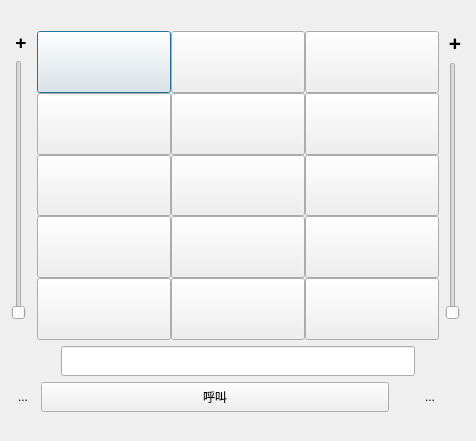
<?xml version="1.0" encoding="UTF-8"?>
<ui version="4.0">
 <class>keyboard</class>
 <widget class="QDialog" name="keyboard">
  <property name="geometry">
   <rect>
    <x>0</x>
    <y>0</y>
    <width>476</width>
    <height>441</height>
   </rect>
  </property>
  <property name="minimumSize">
   <size>
    <width>476</width>
    <height>441</height>
   </size>
  </property>
  <property name="maximumSize">
   <size>
    <width>476</width>
    <height>441</height>
   </size>
  </property>
  <property name="windowTitle">
   <string/>
  </property>
  <layout class="QVBoxLayout" name="verticalLayout_5">
   <property name="spacing">
    <number>6</number>
   </property>
   <property name="bottomMargin">
    <number>9</number>
   </property>
   <item>
    <widget class="QLabel" name="labelCallName">
     <property name="text">
      <string/>
     </property>
    </widget>
   </item>
   <item>
    <layout class="QVBoxLayout" name="verticalLayout_4">
     <item>
      <layout class="QHBoxLayout" name="horizontalLayout_5">
       <item>
        <layout class="QVBoxLayout" name="verticalLayout_2">
         <item>
          <widget class="QLabel" name="label">
           <property name="sizePolicy">
            <sizepolicy hsizetype="Fixed" vsizetype="Preferred">
             <horstretch>0</horstretch>
             <verstretch>0</verstretch>
            </sizepolicy>
           </property>
           <property name="minimumSize">
            <size>
             <width>20</width>
             <height>0</height>
            </size>
           </property>
           <property name="text">
            <string>&lt;html&gt;&lt;head/&gt;&lt;body&gt;&lt;p align=&quot;center&quot;&gt;&lt;span style=&quot; font-size:14pt; font-weight:600;&quot;&gt;+&lt;/span&gt;&lt;/p&gt;&lt;/body&gt;&lt;/html&gt;</string>
           </property>
          </widget>
         </item>
         <item>
          <widget class="QSlider" name="verticalSlider_2">
           <property name="sizePolicy">
            <sizepolicy hsizetype="Fixed" vsizetype="Expanding">
             <horstretch>0</horstretch>
             <verstretch>0</verstretch>
            </sizepolicy>
           </property>
           <property name="orientation">
            <enum>Qt::Vertical</enum>
           </property>
          </widget>
         </item>
         <item>
          <widget class="QLabel" name="labelinDevSound">
           <property name="sizePolicy">
            <sizepolicy hsizetype="Fixed" vsizetype="Preferred">
             <horstretch>0</horstretch>
             <verstretch>0</verstretch>
            </sizepolicy>
           </property>
           <property name="frameShape">
            <enum>QFrame::NoFrame</enum>
           </property>
           <property name="text">
            <string/>
           </property>
           <property name="textFormat">
            <enum>Qt::RichText</enum>
           </property>
           <property name="pixmap">
            <pixmap resource="image1.qrc">:/image/dial/microphone.png</pixmap>
           </property>
           <property name="scaledContents">
            <bool>false</bool>
           </property>
           <property name="alignment">
            <set>Qt::AlignCenter</set>
           </property>
          </widget>
         </item>
        </layout>
       </item>
       <item>
        <layout class="QVBoxLayout" name="verticalLayout">
         <property name="spacing">
          <number>0</number>
         </property>
         <property name="bottomMargin">
          <number>0</number>
         </property>
         <item>
          <layout class="QHBoxLayout" name="horizontalLayout">
           <property name="spacing">
            <number>0</number>
           </property>
           <property name="sizeConstraint">
            <enum>QLayout::SetDefaultConstraint</enum>
           </property>
           <item>
            <widget class="QPushButton" name="pushButton1">
             <property name="sizePolicy">
              <sizepolicy hsizetype="Minimum" vsizetype="Fixed">
               <horstretch>0</horstretch>
               <verstretch>0</verstretch>
              </sizepolicy>
             </property>
             <property name="maximumSize">
              <size>
               <width>16777215</width>
               <height>16666666</height>
              </size>
             </property>
             <property name="baseSize">
              <size>
               <width>0</width>
               <height>0</height>
              </size>
             </property>
             <property name="text">
              <string/>
             </property>
             <property name="icon">
              <iconset resource="image1.qrc">
               <normaloff>:/image/dial/1.png</normaloff>:/image/dial/1.png</iconset>
             </property>
             <property name="iconSize">
              <size>
               <width>118</width>
               <height>60</height>
              </size>
             </property>
             <property name="autoDefault">
              <bool>true</bool>
             </property>
             <property name="default">
              <bool>false</bool>
             </property>
             <property name="flat">
              <bool>false</bool>
             </property>
            </widget>
           </item>
           <item>
            <widget class="QPushButton" name="pushButton2">
             <property name="sizePolicy">
              <sizepolicy hsizetype="Minimum" vsizetype="Fixed">
               <horstretch>0</horstretch>
               <verstretch>0</verstretch>
              </sizepolicy>
             </property>
             <property name="maximumSize">
              <size>
               <width>16777215</width>
               <height>1666666</height>
              </size>
             </property>
             <property name="text">
              <string/>
             </property>
             <property name="icon">
              <iconset resource="image1.qrc">
               <normaloff>:/image/dial/2.png</normaloff>:/image/dial/2.png</iconset>
             </property>
             <property name="iconSize">
              <size>
               <width>118</width>
               <height>60</height>
              </size>
             </property>
            </widget>
           </item>
           <item>
            <widget class="QPushButton" name="pushButton3">
             <property name="sizePolicy">
              <sizepolicy hsizetype="Minimum" vsizetype="Fixed">
               <horstretch>0</horstretch>
               <verstretch>0</verstretch>
              </sizepolicy>
             </property>
             <property name="maximumSize">
              <size>
               <width>16777215</width>
               <height>1666666</height>
              </size>
             </property>
             <property name="text">
              <string/>
             </property>
             <property name="icon">
              <iconset resource="image1.qrc">
               <normaloff>:/image/dial/3.png</normaloff>:/image/dial/3.png</iconset>
             </property>
             <property name="iconSize">
              <size>
               <width>118</width>
               <height>60</height>
              </size>
             </property>
            </widget>
           </item>
          </layout>
         </item>
         <item>
          <layout class="QHBoxLayout" name="horizontalLayout_2">
           <property name="spacing">
            <number>0</number>
           </property>
           <item>
            <widget class="QPushButton" name="pushButton4">
             <property name="maximumSize">
              <size>
               <width>16777215</width>
               <height>1666666</height>
              </size>
             </property>
             <property name="text">
              <string/>
             </property>
             <property name="icon">
              <iconset resource="image1.qrc">
               <normaloff>:/image/dial/4.png</normaloff>:/image/dial/4.png</iconset>
             </property>
             <property name="iconSize">
              <size>
               <width>118</width>
               <height>60</height>
              </size>
             </property>
            </widget>
           </item>
           <item>
            <widget class="QPushButton" name="pushButton5">
             <property name="maximumSize">
              <size>
               <width>16777215</width>
               <height>1666666</height>
              </size>
             </property>
             <property name="icon">
              <iconset resource="image1.qrc">
               <normaloff>:/image/dial/5.png</normaloff>:/image/dial/5.png</iconset>
             </property>
             <property name="iconSize">
              <size>
               <width>118</width>
               <height>60</height>
              </size>
             </property>
            </widget>
           </item>
           <item>
            <widget class="QPushButton" name="pushButton6">
             <property name="maximumSize">
              <size>
               <width>16777215</width>
               <height>16666666</height>
              </size>
             </property>
             <property name="icon">
              <iconset resource="image1.qrc">
               <normaloff>:/image/dial/6.png</normaloff>:/image/dial/6.png</iconset>
             </property>
             <property name="iconSize">
              <size>
               <width>118</width>
               <height>60</height>
              </size>
             </property>
            </widget>
           </item>
          </layout>
         </item>
         <item>
          <layout class="QHBoxLayout" name="horizontalLayout_3">
           <property name="spacing">
            <number>0</number>
           </property>
           <item>
            <widget class="QPushButton" name="pushButton7">
             <property name="maximumSize">
              <size>
               <width>16777215</width>
               <height>16666666</height>
              </size>
             </property>
             <property name="icon">
              <iconset resource="image1.qrc">
               <normaloff>:/image/dial/7.png</normaloff>:/image/dial/7.png</iconset>
             </property>
             <property name="iconSize">
              <size>
               <width>118</width>
               <height>60</height>
              </size>
             </property>
            </widget>
           </item>
           <item>
            <widget class="QPushButton" name="pushButton8">
             <property name="minimumSize">
              <size>
               <width>0</width>
               <height>0</height>
              </size>
             </property>
             <property name="maximumSize">
              <size>
               <width>16777215</width>
               <height>16666666</height>
              </size>
             </property>
             <property name="icon">
              <iconset resource="image1.qrc">
               <normaloff>:/image/dial/8.png</normaloff>:/image/dial/8.png</iconset>
             </property>
             <property name="iconSize">
              <size>
               <width>118</width>
               <height>60</height>
              </size>
             </property>
            </widget>
           </item>
           <item>
            <widget class="QPushButton" name="pushButton9">
             <property name="minimumSize">
              <size>
               <width>0</width>
               <height>0</height>
              </size>
             </property>
             <property name="maximumSize">
              <size>
               <width>16777215</width>
               <height>16666666</height>
              </size>
             </property>
             <property name="icon">
              <iconset resource="image1.qrc">
               <normaloff>:/image/dial/9.png</normaloff>:/image/dial/9.png</iconset>
             </property>
             <property name="iconSize">
              <size>
               <width>118</width>
               <height>60</height>
              </size>
             </property>
            </widget>
           </item>
          </layout>
         </item>
         <item>
          <layout class="QHBoxLayout" name="horizontalLayout_4">
           <property name="spacing">
            <number>0</number>
           </property>
           <item>
            <widget class="QPushButton" name="pushButton10">
             <property name="minimumSize">
              <size>
               <width>0</width>
               <height>0</height>
              </size>
             </property>
             <property name="maximumSize">
              <size>
               <width>16777215</width>
               <height>1666666</height>
              </size>
             </property>
             <property name="icon">
              <iconset resource="image1.qrc">
               <normaloff>:/image/dial/XING.png</normaloff>:/image/dial/XING.png</iconset>
             </property>
             <property name="iconSize">
              <size>
               <width>118</width>
               <height>60</height>
              </size>
             </property>
            </widget>
           </item>
           <item>
            <widget class="QPushButton" name="pushButton0">
             <property name="minimumSize">
              <size>
               <width>0</width>
               <height>0</height>
              </size>
             </property>
             <property name="maximumSize">
              <size>
               <width>16777215</width>
               <height>16666666</height>
              </size>
             </property>
             <property name="sizeIncrement">
              <size>
               <width>0</width>
               <height>0</height>
              </size>
             </property>
             <property name="styleSheet">
              <string notr="true">font: 14pt &quot;黑体&quot;;</string>
             </property>
             <property name="icon">
              <iconset resource="image1.qrc">
               <normaloff>:/image/dial/0.png</normaloff>:/image/dial/0.png</iconset>
             </property>
             <property name="iconSize">
              <size>
               <width>118</width>
               <height>60</height>
              </size>
             </property>
            </widget>
           </item>
           <item>
            <widget class="QPushButton" name="pushButton11">
             <property name="minimumSize">
              <size>
               <width>0</width>
               <height>0</height>
              </size>
             </property>
             <property name="maximumSize">
              <size>
               <width>16777215</width>
               <height>166666</height>
              </size>
             </property>
             <property name="icon">
              <iconset resource="image1.qrc">
               <normaloff>:/image/dial/#.png</normaloff>:/image/dial/#.png</iconset>
             </property>
             <property name="iconSize">
              <size>
               <width>118</width>
               <height>60</height>
              </size>
             </property>
            </widget>
           </item>
          </layout>
         </item>
         <item>
          <layout class="QHBoxLayout" name="horizontalLayout_8">
           <property name="spacing">
            <number>0</number>
           </property>
           <item>
            <widget class="QPushButton" name="pushButton12">
             <property name="sizePolicy">
              <sizepolicy hsizetype="Preferred" vsizetype="Preferred">
               <horstretch>0</horstretch>
               <verstretch>0</verstretch>
              </sizepolicy>
             </property>
             <property name="icon">
              <iconset resource="image1.qrc">
               <normaloff>:/image/dial/C.png</normaloff>:/image/dial/C.png</iconset>
             </property>
             <property name="iconSize">
              <size>
               <width>118</width>
               <height>60</height>
              </size>
             </property>
            </widget>
           </item>
           <item>
            <widget class="QPushButton" name="pushButton13">
             <property name="maximumSize">
              <size>
               <width>16777215</width>
               <height>16666666</height>
              </size>
             </property>
             <property name="icon">
              <iconset resource="image1.qrc">
               <normaloff>:/image/dial/+.png</normaloff>:/image/dial/+.png</iconset>
             </property>
             <property name="iconSize">
              <size>
               <width>118</width>
               <height>60</height>
              </size>
             </property>
            </widget>
           </item>
           <item>
            <widget class="QPushButton" name="pushButton14">
             <property name="sizePolicy">
              <sizepolicy hsizetype="Preferred" vsizetype="Preferred">
               <horstretch>0</horstretch>
               <verstretch>0</verstretch>
              </sizepolicy>
             </property>
             <property name="maximumSize">
              <size>
               <width>16777215</width>
               <height>1666666</height>
              </size>
             </property>
             <property name="icon">
              <iconset resource="image1.qrc">
               <normaloff>:/image/dial/XIAOYU.png</normaloff>:/image/dial/XIAOYU.png</iconset>
             </property>
             <property name="iconSize">
              <size>
               <width>118</width>
               <height>60</height>
              </size>
             </property>
            </widget>
           </item>
          </layout>
         </item>
        </layout>
       </item>
       <item>
        <layout class="QVBoxLayout" name="verticalLayout_3">
         <item>
          <widget class="QLabel" name="label_3">
           <property name="sizePolicy">
            <sizepolicy hsizetype="Fixed" vsizetype="Preferred">
             <horstretch>0</horstretch>
             <verstretch>0</verstretch>
            </sizepolicy>
           </property>
           <property name="minimumSize">
            <size>
             <width>20</width>
             <height>0</height>
            </size>
           </property>
           <property name="text">
            <string>&lt;html&gt;&lt;head/&gt;&lt;body&gt;&lt;p align=&quot;center&quot;&gt;&lt;span style=&quot; font-size:16pt; font-weight:600;&quot;&gt;+&lt;/span&gt;&lt;/p&gt;&lt;/body&gt;&lt;/html&gt;</string>
           </property>
          </widget>
         </item>
         <item>
          <widget class="QSlider" name="verticalSlider">
           <property name="sizePolicy">
            <sizepolicy hsizetype="Fixed" vsizetype="Expanding">
             <horstretch>0</horstretch>
             <verstretch>0</verstretch>
            </sizepolicy>
           </property>
           <property name="orientation">
            <enum>Qt::Vertical</enum>
           </property>
          </widget>
         </item>
         <item>
          <widget class="QLabel" name="labelOutDevSound">
           <property name="sizePolicy">
            <sizepolicy hsizetype="Fixed" vsizetype="Preferred">
             <horstretch>0</horstretch>
             <verstretch>0</verstretch>
            </sizepolicy>
           </property>
           <property name="frameShape">
            <enum>QFrame::NoFrame</enum>
           </property>
           <property name="text">
            <string/>
           </property>
           <property name="pixmap">
            <pixmap resource="image1.qrc">:/image/dial/volume.png</pixmap>
           </property>
           <property name="alignment">
            <set>Qt::AlignCenter</set>
           </property>
           <property name="wordWrap">
            <bool>false</bool>
           </property>
          </widget>
         </item>
        </layout>
       </item>
      </layout>
     </item>
    </layout>
   </item>
   <item>
    <layout class="QHBoxLayout" name="horizontalLayout_7">
     <item>
      <spacer name="verticalSpacer">
       <property name="orientation">
        <enum>Qt::Vertical</enum>
       </property>
       <property name="sizeType">
        <enum>QSizePolicy::Preferred</enum>
       </property>
       <property name="sizeHint" stdset="0">
        <size>
         <width>50</width>
         <height>20</height>
        </size>
       </property>
      </spacer>
     </item>
     <item>
      <widget class="QLineEdit" name="lineEditPhone">
       <property name="sizePolicy">
        <sizepolicy hsizetype="Expanding" vsizetype="Fixed">
         <horstretch>0</horstretch>
         <verstretch>0</verstretch>
        </sizepolicy>
       </property>
       <property name="minimumSize">
        <size>
         <width>0</width>
         <height>30</height>
        </size>
       </property>
      </widget>
     </item>
     <item>
      <spacer name="verticalSpacer_2">
       <property name="orientation">
        <enum>Qt::Vertical</enum>
       </property>
       <property name="sizeType">
        <enum>QSizePolicy::Preferred</enum>
       </property>
       <property name="sizeHint" stdset="0">
        <size>
         <width>50</width>
         <height>20</height>
        </size>
       </property>
      </spacer>
     </item>
    </layout>
   </item>
   <item>
    <layout class="QHBoxLayout" name="horizontalLayout_6">
     <item>
      <widget class="QToolButton" name="toolButton_3">
       <property name="sizePolicy">
        <sizepolicy hsizetype="Fixed" vsizetype="Preferred">
         <horstretch>0</horstretch>
         <verstretch>0</verstretch>
        </sizepolicy>
       </property>
       <property name="minimumSize">
        <size>
         <width>0</width>
         <height>0</height>
        </size>
       </property>
       <property name="text">
        <string>...</string>
       </property>
       <property name="icon">
        <iconset resource="image1.qrc">
         <normaloff>:/image/dial/video.png</normaloff>:/image/dial/video.png</iconset>
       </property>
       <property name="iconSize">
        <size>
         <width>70</width>
         <height>30</height>
        </size>
       </property>
       <property name="popupMode">
        <enum>QToolButton::InstantPopup</enum>
       </property>
       <property name="autoRaise">
        <bool>true</bool>
       </property>
       <property name="arrowType">
        <enum>Qt::NoArrow</enum>
       </property>
      </widget>
     </item>
     <item>
      <widget class="QToolButton" name="toolButtonDial">
       <property name="sizePolicy">
        <sizepolicy hsizetype="Expanding" vsizetype="Fixed">
         <horstretch>0</horstretch>
         <verstretch>0</verstretch>
        </sizepolicy>
       </property>
       <property name="minimumSize">
        <size>
         <width>0</width>
         <height>30</height>
        </size>
       </property>
       <property name="text">
        <string>呼叫</string>
       </property>
      </widget>
     </item>
     <item>
      <widget class="QToolButton" name="toolButton">
       <property name="sizePolicy">
        <sizepolicy hsizetype="Fixed" vsizetype="Preferred">
         <horstretch>0</horstretch>
         <verstretch>0</verstretch>
        </sizepolicy>
       </property>
       <property name="minimumSize">
        <size>
         <width>70</width>
         <height>0</height>
        </size>
       </property>
       <property name="text">
        <string>...</string>
       </property>
       <property name="icon">
        <iconset resource="image1.qrc">
         <normaloff>:/image/dial/talk1.png</normaloff>:/image/dial/talk1.png</iconset>
       </property>
       <property name="iconSize">
        <size>
         <width>70</width>
         <height>30</height>
        </size>
       </property>
       <property name="autoRaise">
        <bool>true</bool>
       </property>
      </widget>
     </item>
    </layout>
   </item>
   <item>
    <widget class="QLabel" name="labelTime">
     <property name="text">
      <string/>
     </property>
    </widget>
   </item>
  </layout>
 </widget>
 <resources>
  <include location="image1.qrc"/>
 </resources>
 <connections/>
</ui>
